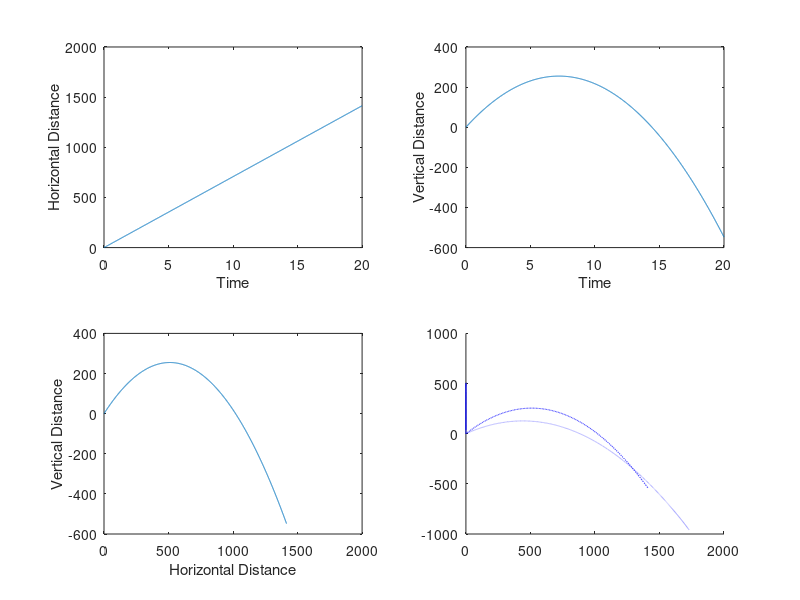

Source code (MATLAB):
clc
clear all
v0=100;
g=9.81;
t=0:0.01:20;
teta=pi/4;
vertical=t.*v0*sin(teta)-(1/2)*g.*(t.^2);
horizontal=t.*v0*cos(teta);

subplot(2,2,1)
plot(t,horizontal)
xlabel('Time')
ylabel('Horizontal Distance')
subplot(2,2,2)
plot(t,vertical)
xlabel('Time')
ylabel('Vertical Distance')
subplot(2,2,3)
plot(horizontal,vertical)
xlabel('Horizontal Distance')
ylabel('Vertical Distance')


subplot(2,2,4)
for n = 1:3
    teta=pi/(2*n);
    vertical(n,:)=t.*v0*sin(teta)-(1/2)*g.*(t.^2);
    horizontal(n,:)=t.*v0*cos(teta);
end
hold on
plot(horizontal(1,:),vertical(1,:),'b')
plot(horizontal(2,:),vertical(2,:),'b--')
plot(horizontal(3,:),vertical(3,:),'b:')